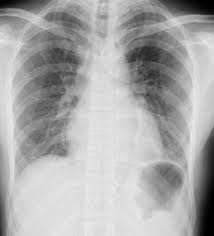
#> input picture entrega2/3-filtros_frecuencia/chest.jpg, 214 x 236 px
$ python gaussiano_bajo.py
#> lines starting #> are read from the running program, lines starting #| are printed output that depends on the picture
import numpy as np
from skimage import io
from skimage.color import rgb2gray
from scipy import ndimage, misc
import matplotlib.pyplot as plt

# Configurar matplotlib
plt.gray()

# Cargar imagen
image = io.imread('chest.jpg')
#> image is the input picture: shape (236, 214, 3); min 0, max 237, mean 169.8

# Calcular DFT-2D
fft = np.fft.fft2(rgb2gray(image))

# Convolucionar con el filtro gaussiano
sigma = 2
freq_result = ndimage.fourier_gaussian(fft, sigma=sigma)

# FFT inverso
img_result = np.fft.ifft2(freq_result)


# Mostrar imagen
plt.subplot(2, 2, 1)
plt.title('Imagen')
plt.imshow(image, cmap='gray')

# Mostrar DFT-2D
plt.subplot(2, 2, 2)
plt.title('DFT-2D (shift)')
plt.imshow(np.log(1 + np.abs(np.fft.fftshift(fft))), cmap='gray')

# Mostrar filtro aplicado
plt.subplot(2, 2, 3)
plt.title('Filtro aplicado')
plt.imshow(np.log(1 + np.abs(np.fft.fftshift(freq_result))), cmap='gray')

# Imagen filtrada
plt.subplot(2, 2, 4)
plt.title('Imagen reconstruida')
plt.imshow(img_result.real)

plt.show()
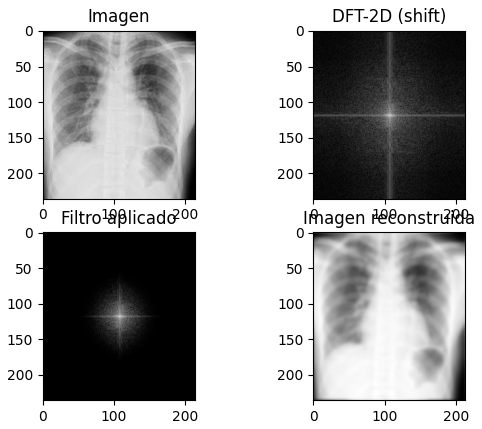
#> figure drawn by matplotlib, 4 panels

$ run again, with entrega2/3-filtros_frecuencia/edificio_china.jpg copied over entrega2/3-filtros_frecuencia/chest.jpg
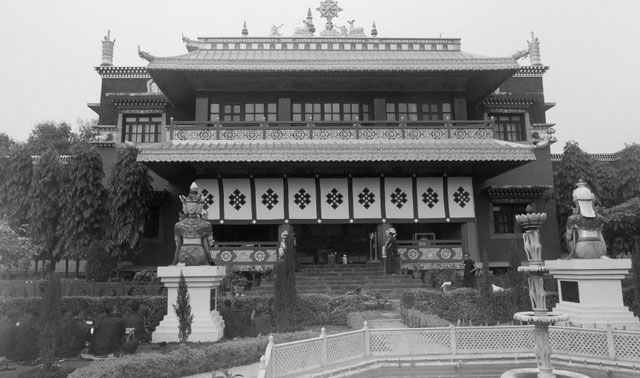
#> input picture entrega2/3-filtros_frecuencia/edificio_china.jpg, 640 x 378 px
#> image is the input picture: shape (378, 640, 3); min 1, max 254, mean 123.5
#> `plt.show()`:
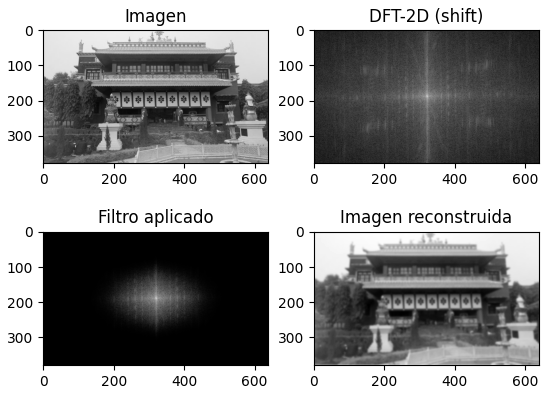
#> figure drawn by matplotlib, 4 panels

$ run again, with entrega2/3-filtros_frecuencia/penguin.png saved as entrega2/3-filtros_frecuencia/chest.jpg
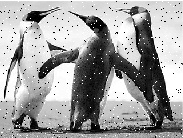
#> input picture entrega2/3-filtros_frecuencia/penguin.png, 183 x 138 px
#> image is the input picture: shape (138, 183); min 0, max 255, mean 159.4
#> `plt.show()`:
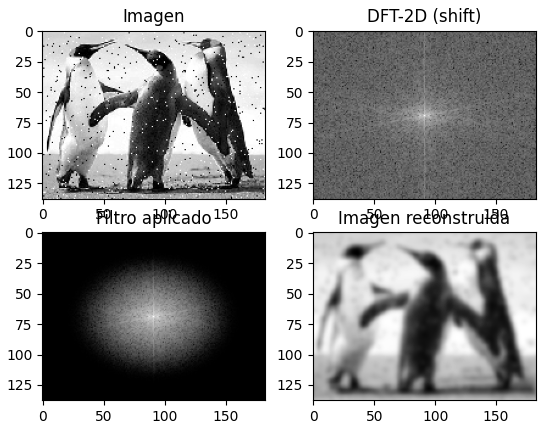
#> figure drawn by matplotlib, 4 panels
